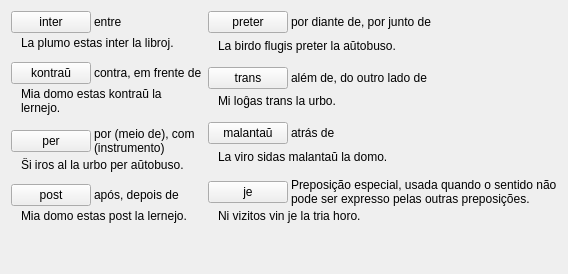
     <widget class="QWidget" name="tab_18">
      <attribute name="icon">
       <iconset resource="ikonoj.qrc">
        <normaloff>:/ikonoj/leciono.png</normaloff>:/ikonoj/leciono.png</iconset>
      </attribute>
      <attribute name="title">
       <string>6</string>
      </attribute>
      <layout class="QGridLayout" name="gridLayout_22">
       <item row="0" column="0">
        <layout class="QHBoxLayout" name="horizontalLayout_453">
         <item>
          <layout class="QVBoxLayout" name="verticalLayout_272">
           <property name="spacing">
            <number>12</number>
           </property>
           <item>
            <layout class="QVBoxLayout" name="verticalLayout_273">
             <property name="spacing">
              <number>3</number>
             </property>
             <item>
              <layout class="QHBoxLayout" name="horizontalLayout_454" stretch="3,1">
               <item>
                <widget class="klakbutono" name="Lec07_Button531">
                 <property name="sizePolicy">
                  <sizepolicy hsizetype="Maximum" vsizetype="Fixed">
                   <horstretch>0</horstretch>
                   <verstretch>0</verstretch>
                  </sizepolicy>
                 </property>
                 <property name="maximumSize">
                  <size>
                   <width>16777215</width>
                   <height>16777215</height>
                  </size>
                 </property>
                 <property name="text">
                  <string>inter</string>
                 </property>
                </widget>
               </item>
               <item>
                <widget class="QLabel" name="Lec07_Label519">
                 <property name="text">
                  <string>entre</string>
                 </property>
                 <property name="wordWrap">
                  <bool>true</bool>
                 </property>
                </widget>
               </item>
              </layout>
             </item>
             <item>
              <layout class="QHBoxLayout" name="horizontalLayout_455">
               <item>
                <widget class="label_sago_reversa" name="label_182">
                 <property name="sizePolicy">
                  <sizepolicy hsizetype="Maximum" vsizetype="Preferred">
                   <horstretch>0</horstretch>
                   <verstretch>0</verstretch>
                  </sizepolicy>
                 </property>
                 <property name="maximumSize">
                  <size>
                   <width>16777215</width>
                   <height>16777215</height>
                  </size>
                 </property>
                 <property name="text">
                  <string/>
                 </property>
                 <property name="pixmap">
                  <pixmap resource="ikonoj.qrc">:/ikonoj/sago_revena.png</pixmap>
                 </property>
                 <property name="alignment">
                  <set>Qt::AlignCenter</set>
                 </property>
                </widget>
               </item>
               <item>
                <widget class="QLabel" name="label_183">
                 <property name="text">
                  <string>La plumo estas inter la libroj.</string>
                 </property>
                 <property name="wordWrap">
                  <bool>true</bool>
                 </property>
                 <property name="tipo" stdset="0">
                  <string>esperanta</string>
                 </property>
                 <property name="lingvo" stdset="0">
                  <string>eo</string>
                 </property>
                </widget>
               </item>
              </layout>
             </item>
            </layout>
           </item>
           <item>
            <layout class="QVBoxLayout" name="verticalLayout_274">
             <property name="spacing">
              <number>3</number>
             </property>
             <item>
              <layout class="QHBoxLayout" name="horizontalLayout_456" stretch="3,1">
               <item>
                <widget class="klakbutono" name="Lec07_Button532">
                 <property name="sizePolicy">
                  <sizepolicy hsizetype="Maximum" vsizetype="Fixed">
                   <horstretch>0</horstretch>
                   <verstretch>0</verstretch>
                  </sizepolicy>
                 </property>
                 <property name="maximumSize">
                  <size>
                   <width>16777215</width>
                   <height>16777215</height>
                  </size>
                 </property>
                 <property name="text">
                  <string>kontraŭ</string>
                 </property>
                </widget>
               </item>
               <item>
                <widget class="QLabel" name="Lec07_Label520">
                 <property name="text">
                  <string>contra, em frente de</string>
                 </property>
                 <property name="wordWrap">
                  <bool>true</bool>
                 </property>
                </widget>
               </item>
              </layout>
             </item>
             <item>
              <layout class="QHBoxLayout" name="horizontalLayout_457">
               <item>
                <widget class="label_sago_reversa" name="label_184">
                 <property name="sizePolicy">
                  <sizepolicy hsizetype="Maximum" vsizetype="Preferred">
                   <horstretch>0</horstretch>
                   <verstretch>0</verstretch>
                  </sizepolicy>
                 </property>
                 <property name="maximumSize">
                  <size>
                   <width>16777215</width>
                   <height>16777215</height>
                  </size>
                 </property>
                 <property name="text">
                  <string/>
                 </property>
                 <property name="pixmap">
                  <pixmap resource="ikonoj.qrc">:/ikonoj/sago_revena.png</pixmap>
                 </property>
                 <property name="alignment">
                  <set>Qt::AlignCenter</set>
                 </property>
                </widget>
               </item>
               <item>
                <widget class="QLabel" name="label_185">
                 <property name="text">
                  <string>Mia domo estas kontraŭ la lernejo.</string>
                 </property>
                 <property name="wordWrap">
                  <bool>true</bool>
                 </property>
                 <property name="tipo" stdset="0">
                  <string>esperanta</string>
                 </property>
                 <property name="lingvo" stdset="0">
                  <string>eo</string>
                 </property>
                </widget>
               </item>
              </layout>
             </item>
            </layout>
           </item>
           <item>
            <layout class="QVBoxLayout" name="verticalLayout_275">
             <property name="spacing">
              <number>3</number>
             </property>
             <item>
              <layout class="QHBoxLayout" name="horizontalLayout_458" stretch="3,1">
               <item>
                <widget class="klakbutono" name="Lec07_Button533">
                 <property name="sizePolicy">
                  <sizepolicy hsizetype="Maximum" vsizetype="Fixed">
                   <horstretch>0</horstretch>
                   <verstretch>0</verstretch>
                  </sizepolicy>
                 </property>
                 <property name="maximumSize">
                  <size>
                   <width>16777215</width>
                   <height>16777215</height>
                  </size>
                 </property>
                 <property name="text">
                  <string>per</string>
                 </property>
                </widget>
               </item>
               <item>
                <widget class="QLabel" name="Lec07_Label521">
                 <property name="text">
                  <string>por (meio de), com (instrumento)</string>
                 </property>
                 <property name="wordWrap">
                  <bool>true</bool>
                 </property>
                </widget>
               </item>
              </layout>
             </item>
             <item>
              <layout class="QHBoxLayout" name="horizontalLayout_459">
               <item>
                <widget class="label_sago_reversa" name="label_186">
                 <property name="sizePolicy">
                  <sizepolicy hsizetype="Maximum" vsizetype="Preferred">
                   <horstretch>0</horstretch>
                   <verstretch>0</verstretch>
                  </sizepolicy>
                 </property>
                 <property name="maximumSize">
                  <size>
                   <width>16777215</width>
                   <height>16777215</height>
                  </size>
                 </property>
                 <property name="text">
                  <string/>
                 </property>
                 <property name="pixmap">
                  <pixmap resource="ikonoj.qrc">:/ikonoj/sago_revena.png</pixmap>
                 </property>
                 <property name="alignment">
                  <set>Qt::AlignCenter</set>
                 </property>
                </widget>
               </item>
               <item>
                <widget class="QLabel" name="label_187">
                 <property name="text">
                  <string>Ŝi iros al la urbo per aŭtobuso.</string>
                 </property>
                 <property name="wordWrap">
                  <bool>true</bool>
                 </property>
                 <property name="tipo" stdset="0">
                  <string>esperanta</string>
                 </property>
                 <property name="lingvo" stdset="0">
                  <string>eo</string>
                 </property>
                </widget>
               </item>
              </layout>
             </item>
            </layout>
           </item>
           <item>
            <layout class="QVBoxLayout" name="verticalLayout_276">
             <property name="spacing">
              <number>3</number>
             </property>
             <item>
              <layout class="QHBoxLayout" name="horizontalLayout_460" stretch="3,1">
               <item>
                <widget class="klakbutono" name="Lec07_Button534">
                 <property name="sizePolicy">
                  <sizepolicy hsizetype="Maximum" vsizetype="Fixed">
                   <horstretch>0</horstretch>
                   <verstretch>0</verstretch>
                  </sizepolicy>
                 </property>
                 <property name="maximumSize">
                  <size>
                   <width>16777215</width>
                   <height>16777215</height>
                  </size>
                 </property>
                 <property name="text">
                  <string>post</string>
                 </property>
                </widget>
               </item>
               <item>
                <widget class="QLabel" name="Lec07_Label522">
                 <property name="text">
                  <string>após, depois de</string>
                 </property>
                 <property name="wordWrap">
                  <bool>true</bool>
                 </property>
                </widget>
               </item>
              </layout>
             </item>
             <item>
              <layout class="QHBoxLayout" name="horizontalLayout_461">
               <item>
                <widget class="label_sago_reversa" name="label_188">
                 <property name="sizePolicy">
                  <sizepolicy hsizetype="Maximum" vsizetype="Preferred">
                   <horstretch>0</horstretch>
                   <verstretch>0</verstretch>
                  </sizepolicy>
                 </property>
                 <property name="maximumSize">
                  <size>
                   <width>16777215</width>
                   <height>16777215</height>
                  </size>
                 </property>
                 <property name="text">
                  <string/>
                 </property>
                 <property name="pixmap">
                  <pixmap resource="ikonoj.qrc">:/ikonoj/sago_revena.png</pixmap>
                 </property>
                 <property name="alignment">
                  <set>Qt::AlignCenter</set>
                 </property>
                </widget>
               </item>
               <item>
                <widget class="QLabel" name="label_189">
                 <property name="text">
                  <string>Mia domo estas post la lernejo.</string>
                 </property>
                 <property name="wordWrap">
                  <bool>true</bool>
                 </property>
                 <property name="tipo" stdset="0">
                  <string>esperanta</string>
                 </property>
                 <property name="lingvo" stdset="0">
                  <string>eo</string>
                 </property>
                </widget>
               </item>
              </layout>
             </item>
            </layout>
           </item>
          </layout>
         </item>
         <item>
          <layout class="QVBoxLayout" name="verticalLayout_278">
           <property name="spacing">
            <number>12</number>
           </property>
           <item>
            <layout class="QVBoxLayout" name="verticalLayout_280">
             <property name="spacing">
              <number>3</number>
             </property>
             <item>
              <layout class="QHBoxLayout" name="horizontalLayout_466" stretch="3,1">
               <item>
                <widget class="klakbutono" name="Lec07_Button575">
                 <property name="sizePolicy">
                  <sizepolicy hsizetype="Maximum" vsizetype="Fixed">
                   <horstretch>0</horstretch>
                   <verstretch>0</verstretch>
                  </sizepolicy>
                 </property>
                 <property name="maximumSize">
                  <size>
                   <width>16777215</width>
                   <height>16777215</height>
                  </size>
                 </property>
                 <property name="text">
                  <string>preter</string>
                 </property>
                </widget>
               </item>
               <item>
                <widget class="QLabel" name="Lec07_Label563">
                 <property name="text">
                  <string>por diante de, por junto de</string>
                 </property>
                 <property name="wordWrap">
                  <bool>true</bool>
                 </property>
                </widget>
               </item>
              </layout>
             </item>
             <item>
              <layout class="QHBoxLayout" name="horizontalLayout_467">
               <item>
                <widget class="label_sago_reversa" name="label_194">
                 <property name="sizePolicy">
                  <sizepolicy hsizetype="Maximum" vsizetype="Preferred">
                   <horstretch>0</horstretch>
                   <verstretch>0</verstretch>
                  </sizepolicy>
                 </property>
                 <property name="maximumSize">
                  <size>
                   <width>16777215</width>
                   <height>16777215</height>
                  </size>
                 </property>
                 <property name="text">
                  <string/>
                 </property>
                 <property name="pixmap">
                  <pixmap resource="ikonoj.qrc">:/ikonoj/sago_revena.png</pixmap>
                 </property>
                 <property name="alignment">
                  <set>Qt::AlignCenter</set>
                 </property>
                </widget>
               </item>
               <item>
                <widget class="QLabel" name="label_195">
                 <property name="text">
                  <string>La birdo flugis preter la aŭtobuso.</string>
                 </property>
                 <property name="wordWrap">
                  <bool>true</bool>
                 </property>
                 <property name="tipo" stdset="0">
                  <string>esperanta</string>
                 </property>
                 <property name="lingvo" stdset="0">
                  <string>eo</string>
                 </property>
                </widget>
               </item>
              </layout>
             </item>
            </layout>
           </item>
           <item>
            <layout class="QVBoxLayout" name="verticalLayout_281">
             <property name="spacing">
              <number>3</number>
             </property>
             <item>
              <layout class="QHBoxLayout" name="horizontalLayout_468" stretch="3,1">
               <item>
                <widget class="klakbutono" name="Lec07_Button576">
                 <property name="sizePolicy">
                  <sizepolicy hsizetype="Maximum" vsizetype="Fixed">
                   <horstretch>0</horstretch>
                   <verstretch>0</verstretch>
                  </sizepolicy>
                 </property>
                 <property name="maximumSize">
                  <size>
                   <width>16777215</width>
                   <height>16777215</height>
                  </size>
                 </property>
                 <property name="text">
                  <string>trans</string>
                 </property>
                </widget>
               </item>
               <item>
                <widget class="QLabel" name="Lec07_Label564">
                 <property name="text">
                  <string>além de, do outro lado de</string>
                 </property>
                 <property name="wordWrap">
                  <bool>true</bool>
                 </property>
                </widget>
               </item>
              </layout>
             </item>
             <item>
              <layout class="QHBoxLayout" name="horizontalLayout_469">
               <item>
                <widget class="label_sago_reversa" name="label_196">
                 <property name="sizePolicy">
                  <sizepolicy hsizetype="Maximum" vsizetype="Preferred">
                   <horstretch>0</horstretch>
                   <verstretch>0</verstretch>
                  </sizepolicy>
                 </property>
                 <property name="maximumSize">
                  <size>
                   <width>16777215</width>
                   <height>16777215</height>
                  </size>
                 </property>
                 <property name="text">
                  <string/>
                 </property>
                 <property name="pixmap">
                  <pixmap resource="ikonoj.qrc">:/ikonoj/sago_revena.png</pixmap>
                 </property>
                 <property name="alignment">
                  <set>Qt::AlignCenter</set>
                 </property>
                </widget>
               </item>
               <item>
                <widget class="QLabel" name="label_197">
                 <property name="text">
                  <string>Mi loĝas trans la urbo.</string>
                 </property>
                 <property name="wordWrap">
                  <bool>true</bool>
                 </property>
                 <property name="tipo" stdset="0">
                  <string>esperanta</string>
                 </property>
                 <property name="lingvo" stdset="0">
                  <string>eo</string>
                 </property>
                </widget>
               </item>
              </layout>
             </item>
            </layout>
           </item>
           <item>
            <layout class="QVBoxLayout" name="verticalLayout_282">
             <property name="spacing">
              <number>3</number>
             </property>
             <item>
              <layout class="QHBoxLayout" name="horizontalLayout_470" stretch="3,1">
               <item>
                <widget class="klakbutono" name="Lec07_Button577">
                 <property name="sizePolicy">
                  <sizepolicy hsizetype="Maximum" vsizetype="Fixed">
                   <horstretch>0</horstretch>
                   <verstretch>0</verstretch>
                  </sizepolicy>
                 </property>
                 <property name="maximumSize">
                  <size>
                   <width>16777215</width>
                   <height>16777215</height>
                  </size>
                 </property>
                 <property name="text">
                  <string>malantaŭ</string>
                 </property>
                </widget>
               </item>
               <item>
                <widget class="QLabel" name="Lec07_Label565">
                 <property name="text">
                  <string>atrás de</string>
                 </property>
                 <property name="wordWrap">
                  <bool>true</bool>
                 </property>
                </widget>
               </item>
              </layout>
             </item>
             <item>
              <layout class="QHBoxLayout" name="horizontalLayout_471">
               <item>
                <widget class="label_sago_reversa" name="label_198">
                 <property name="sizePolicy">
                  <sizepolicy hsizetype="Maximum" vsizetype="Preferred">
                   <horstretch>0</horstretch>
                   <verstretch>0</verstretch>
                  </sizepolicy>
                 </property>
                 <property name="maximumSize">
                  <size>
                   <width>16777215</width>
                   <height>16777215</height>
                  </size>
                 </property>
                 <property name="text">
                  <string/>
                 </property>
                 <property name="pixmap">
                  <pixmap resource="ikonoj.qrc">:/ikonoj/sago_revena.png</pixmap>
                 </property>
                 <property name="alignment">
                  <set>Qt::AlignCenter</set>
                 </property>
                </widget>
               </item>
               <item>
                <widget class="QLabel" name="label_199">
                 <property name="text">
                  <string>La viro sidas malantaŭ la domo.</string>
                 </property>
                 <property name="wordWrap">
                  <bool>true</bool>
                 </property>
                 <property name="tipo" stdset="0">
                  <string>esperanta</string>
                 </property>
                 <property name="lingvo" stdset="0">
                  <string>eo</string>
                 </property>
                </widget>
               </item>
              </layout>
             </item>
            </layout>
           </item>
           <item>
            <layout class="QVBoxLayout" name="verticalLayout_279">
             <property name="spacing">
              <number>3</number>
             </property>
             <item>
              <layout class="QHBoxLayout" name="horizontalLayout_464" stretch="3,1">
               <item>
                <widget class="klakbutono" name="Lec07_Button578">
                 <property name="sizePolicy">
                  <sizepolicy hsizetype="Maximum" vsizetype="Fixed">
                   <horstretch>0</horstretch>
                   <verstretch>0</verstretch>
                  </sizepolicy>
                 </property>
                 <property name="maximumSize">
                  <size>
                   <width>16777215</width>
                   <height>16777215</height>
                  </size>
                 </property>
                 <property name="text">
                  <string>je</string>
                 </property>
                </widget>
               </item>
               <item>
                <widget class="QLabel" name="Lec07_Label567">
                 <property name="text">
                  <string>Preposição especial, usada quando o sentido não pode ser expresso pelas outras preposições.</string>
                 </property>
                 <property name="wordWrap">
                  <bool>true</bool>
                 </property>
                </widget>
               </item>
              </layout>
             </item>
             <item>
              <layout class="QHBoxLayout" name="horizontalLayout_465">
               <item>
                <widget class="label_sago_reversa" name="label_192">
                 <property name="sizePolicy">
                  <sizepolicy hsizetype="Maximum" vsizetype="Preferred">
                   <horstretch>0</horstretch>
                   <verstretch>0</verstretch>
                  </sizepolicy>
                 </property>
                 <property name="maximumSize">
                  <size>
                   <width>16777215</width>
                   <height>16777215</height>
                  </size>
                 </property>
                 <property name="text">
                  <string/>
                 </property>
                 <property name="pixmap">
                  <pixmap resource="ikonoj.qrc">:/ikonoj/sago_revena.png</pixmap>
                 </property>
                 <property name="alignment">
                  <set>Qt::AlignCenter</set>
                 </property>
                </widget>
               </item>
               <item>
                <widget class="QLabel" name="label_193">
                 <property name="text">
                  <string>Ni vizitos vin je la tria horo.</string>
                 </property>
                 <property name="wordWrap">
                  <bool>true</bool>
                 </property>
                 <property name="tipo" stdset="0">
                  <string>esperanta</string>
                 </property>
                 <property name="lingvo" stdset="0">
                  <string>eo</string>
                 </property>
                </widget>
               </item>
              </layout>
             </item>
            </layout>
           </item>
          </layout>
         </item>
        </layout>
       </item>
       <item row="1" column="0">
        <spacer name="verticalSpacer">
         <property name="orientation">
          <enum>Qt::Vertical</enum>
         </property>
         <property name="sizeHint" stdset="0">
          <size>
           <width>20</width>
           <height>40</height>
          </size>
         </property>
        </spacer>
       </item>
      </layout>
     </widget>
